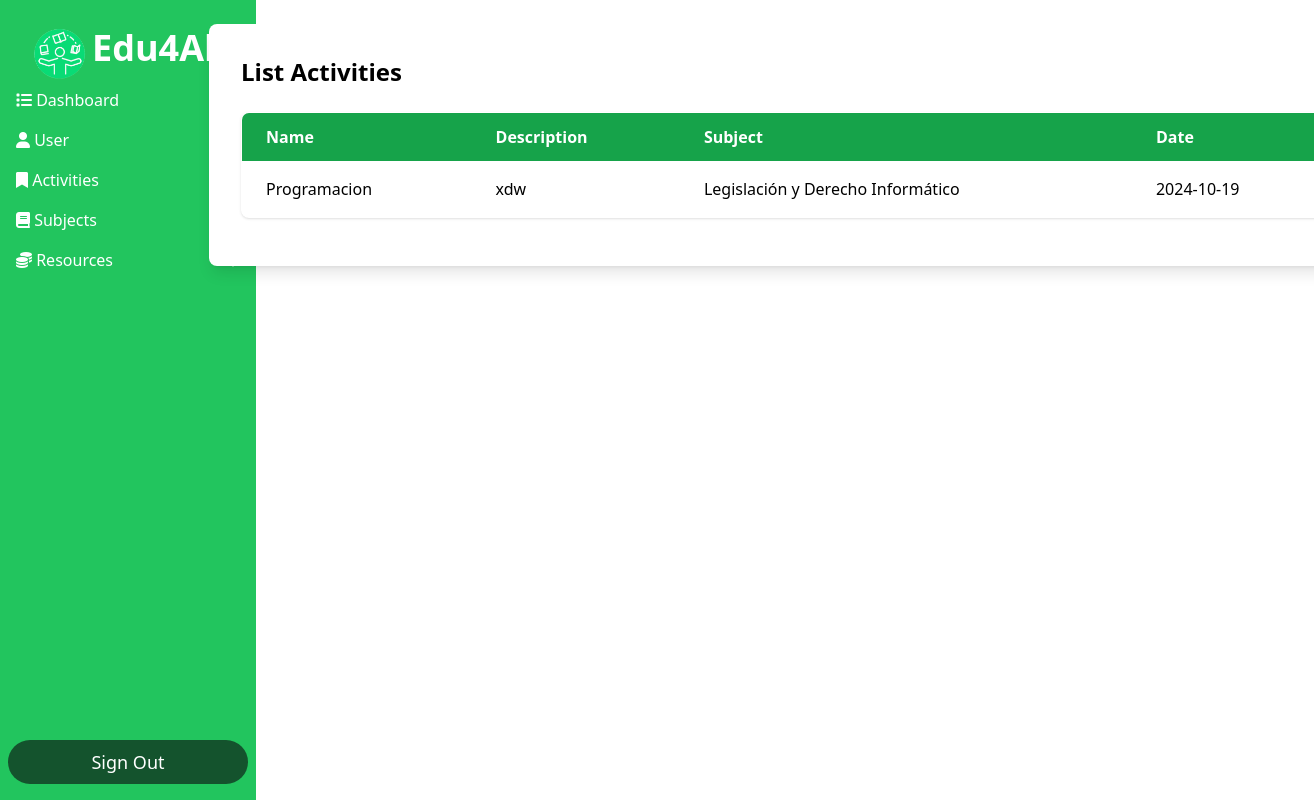
/Dashboard_Cordinador/Dashboard.php?action=listar_actividades (signed in), run on an earlier commit of the app's database.
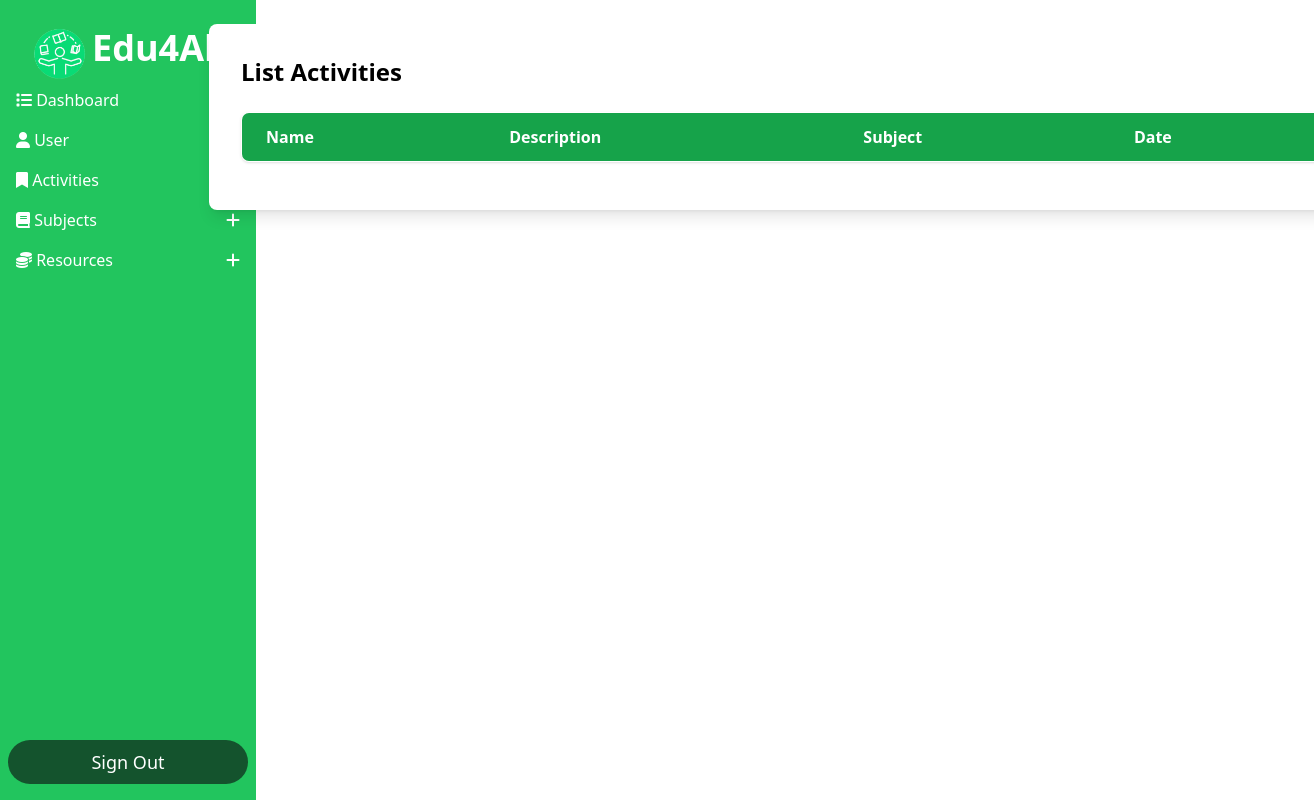
And on a later commit of the database.
### tables this page shows
CREATE TABLE `actividades` (
  `id` int(11) NOT NULL,
  `nombre_actividad` varchar(100) DEFAULT NULL,
  `descripcion` text DEFAULT NULL,
  `fk_materia` int(11) DEFAULT NULL,
  `fecha` varchar(10) NOT NULL
);

CREATE TABLE `programas` (
  `id` int(11) NOT NULL,
  `nombre_materia` varchar(100) DEFAULT NULL,
  `objetivos` text DEFAULT NULL,
  `actividades` text DEFAULT NULL,
  `unidad` varchar(50) DEFAULT NULL
);

### Conexion/conexion.php (called while the page is built, shortened)
<?php
	class Conexion
	{
		private $host='localhost';
		private $usuario='root';
		private $password = '';
		private $base='escuela';
		public $sentencia;
		private $conexion;
		private function abrir_conexion(){
			$this->conexion = new mysqli($this->host,$this->usuario,$this->password,$this->base);
		}
		public function obtener_sentencia(){
			$result = $this->conexion->query($this->sentencia);
			return $result;
		}
	}
?>

### Conexion/contacto.php (called while the page is built, shortened)
<?php
    include ("conexion.php");
    class Contacto extends Conexion {
        public function obtenerActividadesConLimite($offset, $limite) {
            $this->sentencia = "SELECT actividades.*, programas.nombre_materia FROM actividades
                                INNER JOIN programas ON actividades.fk_materia = programas.id
                                LIMIT $offset, $limite";
            return $this->obtener_sentencia();
        }
    }
?>

### Dashboard_Cordinador/listaractividades.php (the view, shortened to what the changed rows need)
<?php
require_once("../Conexion/contacto.php");
$obj = new Contacto();
$limite = 5;
$paginaActual = isset($_GET['pagina']) ? (int)$_GET['pagina'] : 1;
$offset = ($paginaActual - 1) * $limite;
$resultado = $obj->obtenerActividadesConLimite($offset, $limite);
?>
<div class="max-w-6xl translate-x-32 mx-auto bg-white p-8 rounded-lg shadow-lg">
    <h1 class="text-2xl font-bold mb-6">List Activities</h1>
    <table class="min-w-full table-auto border-collapse border border-gray-300 rounded-lg overflow-hidden shadow">
        <thead>
            <tr class="bg-green-600 text-white">
                <th class="px-6 py-3 text-left">Name</th>
                <th class="px-6 py-3 text-left">Description</th>
                <th class="px-6 py-3 text-left">Subject</th>
                <th class="px-6 py-3 text-left">Date</th>
            </tr>
        </thead>
        <tbody>
            <?php if ($resultado): ?>
                <?php while ($registro = $resultado->fetch_assoc()): ?>
                    <tr class="even:bg-gray-100 hover:bg-gray-200">
                        <td class="px-6 py-4"><?php echo htmlspecialchars($registro["nombre_actividad"]); ?></td>
                        <td class="px-6 py-4"><?php echo htmlspecialchars($registro["descripcion"]); ?></td>
                        <td class="px-6 py-4"><?php echo htmlspecialchars($registro["nombre_materia"]); ?></td>
                        <td class="px-6 py-4"><?php echo htmlspecialchars($registro["fecha"]); ?></td>
                    </tr>
                <?php endwhile; ?>
            <?php else: ?>
                <tr>
                    <td colspan="4" class="px-6 py-4 text-center">No activities found</td>
                </tr>
            <?php endif; ?>
        </tbody>
    </table>
</div>

### Dashboard_Cordinador/menu.php (shortened to what the changed rows need)
<div class="flex flex-col bg-green-500 fixed h-screen justify-between w-64 py-4 px-2">
    <div class="flex flex-col flex-auto">
        <div class="p-2 hover:bg-green-700 text-white rounded-md transition duration-500 ease-in-out">
            <button id="toggleMaterias" class="flex flex-row items-center justify-between w-full focus:outline-none">
                <span id="iconMaterias" class="text-white">
                    <i class="fa fa-plus"></i>
                </span>
            </button>
        </div>
        <div class="p-2 hover:bg-green-700 text-white rounded-md transition duration-500 ease-in-out">
            <button id="toggleResources" class="flex flex-row items-center justify-between w-full focus:outline-none">
                <span id="iconResources" class="text-white">
                    <i class="fa fa-plus"></i>
                </span>
            </button>
        </div>
    </div>
</div>

What changed in the data, as far as the page shows it:
removed actividades: nombre_actividad "Programacion", descripcion "xdw", fk_materia.nombre_materia "Legislación y Derecho Informático", fecha "2024-10-19"
